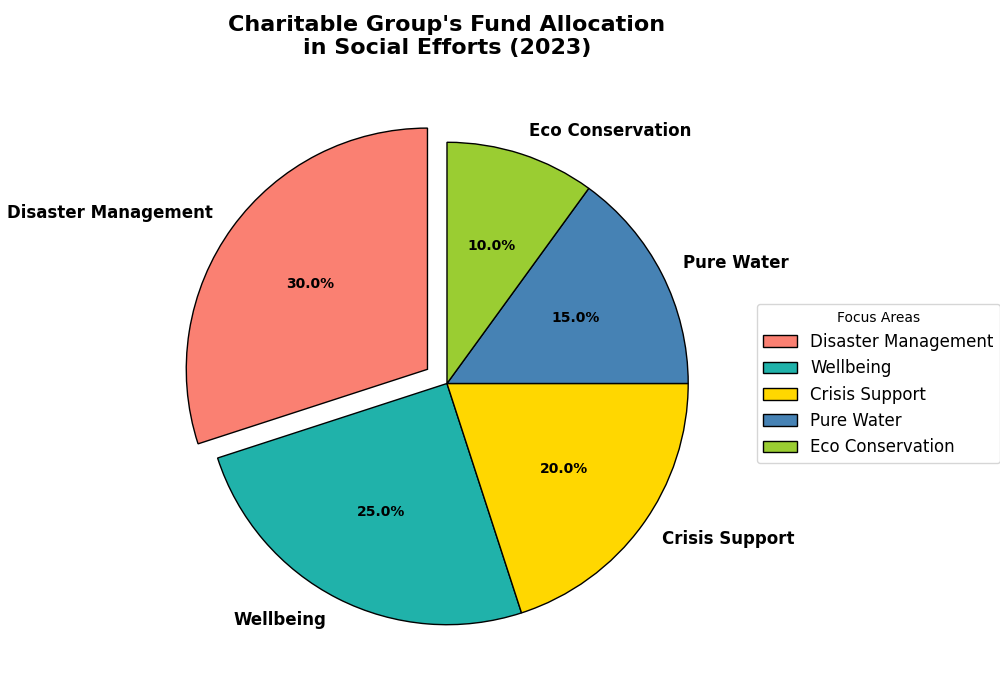

Write Python code to recreate this figure.
import matplotlib.pyplot as plt

# Define the initiatives and their respective investment percentages
initiatives = ['Disaster Management', 'Wellbeing', 'Crisis Support', 'Pure Water', 'Eco Conservation']
investment_percentages = [30, 25, 20, 15, 10]

# Define custom colors for each initiative
colors = ['#FA8072', '#20B2AA', '#FFD700', '#4682B4', '#9ACD32']

# Highlight the 'Disaster Management' sector by exploding it slightly
explode = (0.1, 0, 0, 0, 0)

# Create the pie chart
plt.figure(figsize=(10, 7))
wedges, texts, autotexts = plt.pie(
    investment_percentages, 
    labels=initiatives, 
    autopct='%1.1f%%', 
    startangle=90, 
    colors=colors, 
    explode=explode,
    wedgeprops={'edgecolor': 'black'}
)

# Customize text appearance
for text in texts:
    text.set_fontsize(12)
    text.set_weight('bold')
for autotext in autotexts:
    autotext.set_fontsize(10)
    autotext.set_weight('bold')
    autotext.set_color('black')

# Add a title to the pie chart
plt.title("Charitable Group's Fund Allocation\nin Social Efforts (2023)", fontsize=16, fontweight='bold', pad=20)

# Add a legend to the chart
plt.legend(wedges, initiatives, title="Focus Areas", loc='center left', bbox_to_anchor=(1, 0, 0.5, 1), fontsize=12)

# Automatically adjust layout to prevent overlap
plt.tight_layout()

# Show the chart
plt.show()
